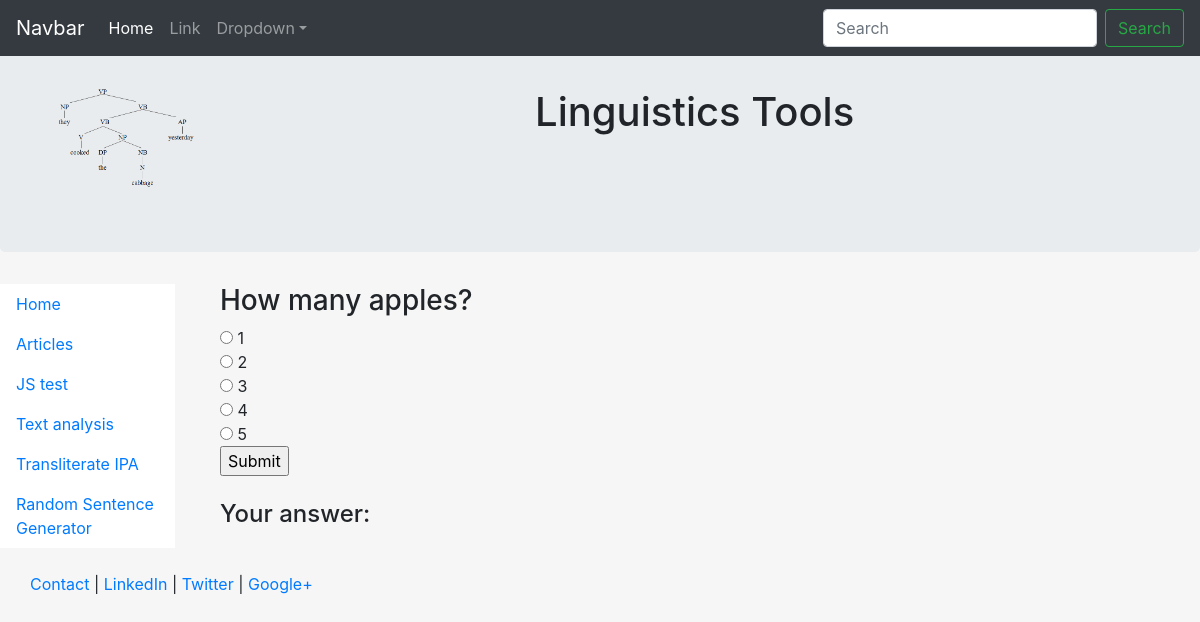
The app's page /quiz/1/ with its own data.
### quiz/models.py (models this page shows, shortened)
class Question(models.Model):
    number = models.IntegerField(default = 1)
    qn = models.TextField(default = "")
    option1 = models.TextField(default = "")
    option2 = models.TextField(default = "")
    option3 = models.TextField(default = "")
    option4 = models.TextField(default = "")
    option5 = models.TextField(default = "")
    ans = models.CharField(max_length = 1, default = "")

### quiz/views.py (the view)
# urls.py: re_path(r'^(?P<number>[\w-]+)/$', views.question, name = 'quiz'),
def question(request, number):
    quiz = Question.objects.get(number = number)
    return render(request, 'quiz/question.html', {'quiz': quiz})

### quiz/templates/quiz/question.html (shortened to what this page needs)
{% extends 'base_layout.html' %}
{% block content %}
<div class = "question_detail">
  <div class = "quiz">
    <h3> {{quiz.qn}} </h3>
    <form id="quiz" onsubmit = "return false">
      <input type="radio" name = "quiz" value="a"> {{quiz.option1}}<br>
      <input type="radio" name = "quiz" value="b"> {{quiz.option2}}<br>
      <input type="radio" name = "quiz" value="c"> {{quiz.option3}}<br>
      <input type="radio" name = "quiz" value="d"> {{quiz.option4}}<br>
      <input type="radio" name = "quiz" value="e"> {{quiz.option5}}<br>
      <input type="submit" value="Submit"> </button>
    </form>
    <br>
    <h4> Your answer: </h4>
  </div>
</div>
{% endblock %}

### templates/base_layout.html (shortened to what this page needs)
<!DOCTYPE html>
<html lang="en">
<head>
	{% load static %}
	<link rel="stylesheet" href="{% static 'css/bootstrap.min.css' %}" type = "text/css"/>
</head>
<body class="body" style="background-color:#f6f6f6">
	<nav class="navbar navbar-expand-md navbar-dark fixed-top bg-dark">
		<a class="navbar-brand" href="#">Navbar</a>
		<div class="collapse navbar-collapse" id="navbarsExampleDefault">
			<ul class="navbar-nav mr-auto">
				<li class="nav-item active">
					<a class="nav-link" href="#">Home <span class="sr-only">(current)</span></a>
				</li>
				<li class="nav-item">
					<a class="nav-link" href="#">Link</a>
				</li>
				<li class="nav-item dropdown">
					<a class="nav-link dropdown-toggle" href="http://example.com" id="dropdown01" data-toggle="dropdown" aria-haspopup="true" aria-expanded="false">Dropdown</a>
				</li>
			</ul>
			<form class="form-inline my-2 my-lg-0">
				<input class="form-control mr-sm-2" type="text" placeholder="Search" aria-label="Search">
				<button class="btn btn-outline-success my-2 my-sm-0" type="submit">Search</button>
			</form>
		</div>
	</nav>
	<main>
		<section class="jumbotron text-center">
			<div class="container-fluid" style="min-height:90%; ">
				<div class="row">
						<div class="col-sm-2">
							<br>
							<center>
							<img src="{% static 'syntax.png' %}" class="responsive-img" style='max-height:100px;' alt="face">
							</center>
						</div>
						<div class="col-sm-10">
							<br>
							<center>
							<h1>Linguistics Tools</h1>
							</center>
						</div>
				</div>
      </section>
			<div class="row">
			  <div class="col-sm-2">
				<div class="well bs-sidebar affix" id="sidebar" style="background-color:#fff">
				  <ul class="nav nav-pills flex-column">
	  				<li class="nav-item"><a class = "nav-link" href='/'>Home</a></li>
	  				<li class="nav-item"><a class = "nav-link" href='/articles/'>Articles</a></li>
	  				<li class="nav-item"><a class = "nav-link" href='/data/js_test'>JS test</a></li>
	          <li class="nav-item"><a class = "nav-link" href='/data/analyse_text'>Text analysis</a></li>
						<li class="nav-item"><a class = "nav-link" href='/data/transliterate'>Transliterate IPA</a></li>
						<li class="nav-item"><a class = "nav-link" href='/data/random_sents'>Random Sentence Generator</a></li>
				  </ul>
				</div>
			  </div>
			  <div class="col-sm-10">
				<div class='container-fluid'>
				   {% block content %}
				   {% endblock %}
				</div>
			  </div>
			</div>
		<br>
		<footer>
			<div class="container-fluid" style='margin-left:15px'>
				<p><a href="#" target="blank">Contact</a> | <a href="#" target="blank">LinkedIn</a> | <a href="#" target="blank">Twitter</a> | <a href="#" target="blank">Google+</a></p>
			</div>
		</footer>
	</main>
</body>
</html>

### templates/base_layout.html (style rules this page uses)
html, body { height:100% }

### records on screen
Question: qn "How many apples?", option1 "1", option2 "2", option3 "3", option4 "4", option5 "5"
